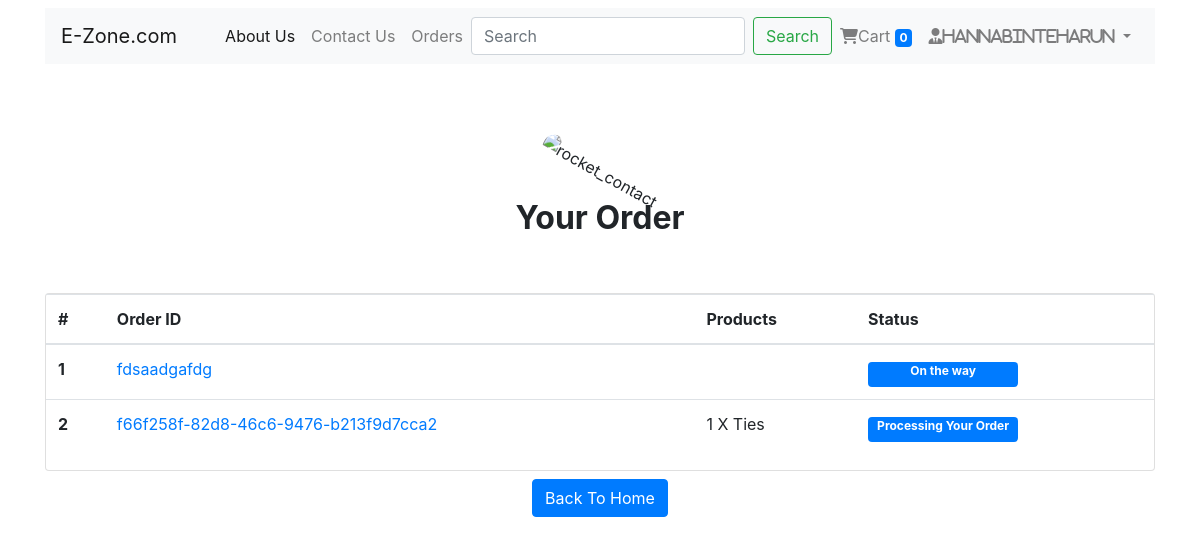
The app's page /payment/orders/ (signed in) with its own data.
### App_Login/models.py (models this page shows, shortened)
class User(AbstractBaseUser, PermissionsMixin):
    email = models.EmailField(unique=True,null=False, max_length=254)
    is_staff = models.BooleanField(
        ugettext_lazy('staff status'),
        default=False,
        help_text=('Designates whether the user can log this site')
    )
    is_active = models.BooleanField(
        ugettext_lazy('active'),
        default=True,
        help_text=('Designates whether the user should be treated as active.Unselect this instead deleting account.')
    )
    USERNAME_FIELD = 'email'
    objects = MyUserManager()

class Profile(models.Model):
    user = models.OneToOneField(User, on_delete=models.CASCADE,related_name='profile')
    username = models.CharField(max_length=264,blank=True)
    full_name = models.CharField(max_length=264,blank=True)
    address_1 = models.TextField(max_length=300,blank=True)
    city = models.CharField(max_length=264,blank=True)
    zip_code = models.CharField(max_length=10,blank=True)
    country = models.CharField(max_length=50,blank=True)
    phone = models.CharField(max_length=20,blank=True)
    join_date = models.DateTimeField(auto_now_add=True,blank=True)

### App_Order/models.py (models this page shows, shortened)
class Order(models.Model):
    orderitems =models.ManyToManyField(Cart)
    user = models.ForeignKey(settings.AUTH_USER_MODEL,on_delete=models.CASCADE)
    ordered =models.BooleanField(default=False)
    created =models.DateTimeField(auto_now_add=True)
    status_name=(
        ("Order confirmed","Order confirmed"),
        ("Picked by courier","Picked by courier"),
        ("On the way","On the way"),
        ("Delivered","Delivered"),
        ("Processing Your Order","Processing Your Order")
    )
    status =models.CharField(choices=status_name,default="Processing Your Order",max_length=50)
    paymentId =models.CharField(max_length=264,blank=True,null=True)
    orderId =models.CharField(max_length=264,blank=True,null=True)

class Cart(models.Model):
    user = models.ForeignKey(settings.AUTH_USER_MODEL,on_delete=models.CASCADE,related_name='cart')
    item = models.ForeignKey(Product,on_delete=models.CASCADE)
    quantity =models.IntegerField(default=1)
    purchased =models.BooleanField(default=False)
    created =models.DateTimeField(auto_now_add=True)
    updated =models.DateTimeField(auto_now=True)
    def __str__(self):
        return f'{self.quantity} X {self.item}'

### App_Shop/models.py (models this page shows)
class Product(models.Model):
    image =models.ImageField(upload_to='Products')
    name =models.CharField(max_length=264)
    category =models.CharField(max_length=50,default="")
    preview_text =models.TextField(max_length=200,verbose_name='Preview Text')
    detail_text =models.TextField(max_length=1000,verbose_name='Discription')
    price = models.FloatField()
    old_price = models.FloatField(default=0.00)
    created =models.DateTimeField(auto_now_add=True)
    def __str__(self):
        return self.name
    class Meta:
        ordering =['-created']

### App_Payment/views.py (the view)
# urls.py: path('orders/',views.order_view,name='orders'),
@login_required
def order_view(request):
    try:
        orders=Order.objects.filter(user =request.user,ordered=True)
        context={'orders':orders}
    except:
        messages.warning(request,"You do no Have any active order")
        return redirect('App_Shop:home')
    return render(request,"App_Payment/order.html",context)

### App_Order/templatetags/cart_tag.py (called while the page is built)
@register.filter
def cart_total(user):
    order= Order.objects.filter(user=user,ordered=False)
    if order.exists():
        return order[0].orderitems.count()
    else:
        return 0

### templates/App_Payment/order.html (shortened to what this page needs)
{% extends 'navbar.html' %}
{% load crispy_forms_tags %}
{% block body %}
<div class="contact-form">
    <div class="contact-image">
        <img src="https://image.ibb.co/kUagtU/rocket_contact.png" alt="rocket_contact"/>
    </div>
 <h2 class="text-center"><strong>Your Order</strong></h2>
 <div class="row">
     <div class="col-md-12">
         <div class="card mt-5" style="height: auto;">
          <div class="table-responsive">
              <table class="table">
                  <thead>
                      <tr>
                          <th scope="col">#</th>
                          <th scope="col">Order ID</th>
                          <th scope="col">Products</th>
                          <th scope="col">Status</th>
                      </tr>
                  </thead>
                  <tbody>
                      {% for order in orders %}
                      <tr>
                        <th scope="row">{{ forloop.counter }}</th>
                        <td><a href="#">{{order.orderId}}</a></td>
                        <td>
                            {% for item in order.orderitems.all %}
                             {{ item }}
                             <br>
                            {% endfor %}
                        </td>
                        <td><span class="badge badge-primary" style="height: 25px; width: 150px; font-size: 12px;">{{ order.status }}</span></td>
                        </tr>
                      {% endfor %}
                  </tbody>
              </table>
          </div>
        </div>
         </div>
         <div class="col-md-12 text-center mt-2">
             <a href="{% url 'App_Shop:home' %}" class="btn btn-primary ">Back To Home</a>
         </div>
     </div>
 </div>
{% endblock %}

### templates/navbar.html (shortened to what this page needs)
{% load cart_tag %}
<!DOCTYPE html>
<html lang="en">
<head>
    <link rel="stylesheet" href="https://maxcdn.bootstrapcdn.com/bootstrap/4.0.0/css/bootstrap.min.css">
</head>
<body>
  <div class="container" >
    <nav class="navbar navbar-expand-lg navbar-light bg-light ">
        <a class="navbar-brand" href="{% url 'App_Shop:home' %}">E-Zone.com</a>
        <div class="collapse navbar-collapse" id="navbarSupportedContent">
          <ul class="navbar-nav ml-auto">
            {% if request.user.is_authenticated %}
            <li class="nav-item active">
              <a class="nav-link" href="{% url 'App_Contact:about' %}">About Us <span class="sr-only">(current)</span></a>
            </li>
            <li class="nav-item">
              <a class="nav-link" href="{% url 'App_Contact:contact' %}">Contact Us</a>
            </li>
            <li class="nav-item">
              <a class="nav-link" href="{% url 'App_Payment:orders' %}">Orders</a>
            </li>
            <form method="GET" action="/search/" class="form-inline my-2 my-lg-0" >
              <input class="form-control mr-sm-2" type="search" placeholder="Search" aria-label="Search" name="search" id="search">
              <button class="btn btn-outline-success my-2 my-sm-0" type="submit">Search</button>
            </form>
            <li class="nav-item ">
              <a class="nav-link " href="{% url 'App_Order:cart' %}">
                <i class="fa fa-shopping-cart" aria-hidden="true"></i>Cart
                <span class="badge badge-primary">{{ request.user | cart_total }}</span>
              </a>
              <li class="nav-item dropdown">
                <a class="nav-link dropdown-toggle" href="#" id="navbarDropdown" role="button" data-toggle="dropdown" aria-haspopup="true" aria-expanded="false">
                  <i class="fas fa-user-tie" aria-hidden="true">{{request.user.profile.username}}</i>
                </a>
              </li>
            </li>
            {% endif %}
          </ul>
        </div>
      </nav>
    {% block body %}
    {% endblock %}
</div>
</body>
</html>

### templates/App_Payment/order.html (style rules this page uses)
.contact-image { text-align: center; }
.contact-image img { border-radius: 6rem; width: 11%; margin-top: -3%; transform: rotate(29deg); }
.contact-form { background: #fff; margin-top: 10%; margin-bottom: 5%; width: 100%; }

### records on screen
User: user|cart_total "0", user.profile.username "hannabinteharun"
Order: orderId "fdsaadgafdg", status "On the way"
Order: orderId "f66f258f-82d8-46c6-9476-b213f9d7cca2", status "Processing Your Order"
Cart: quantity+item "1 X Ties"
